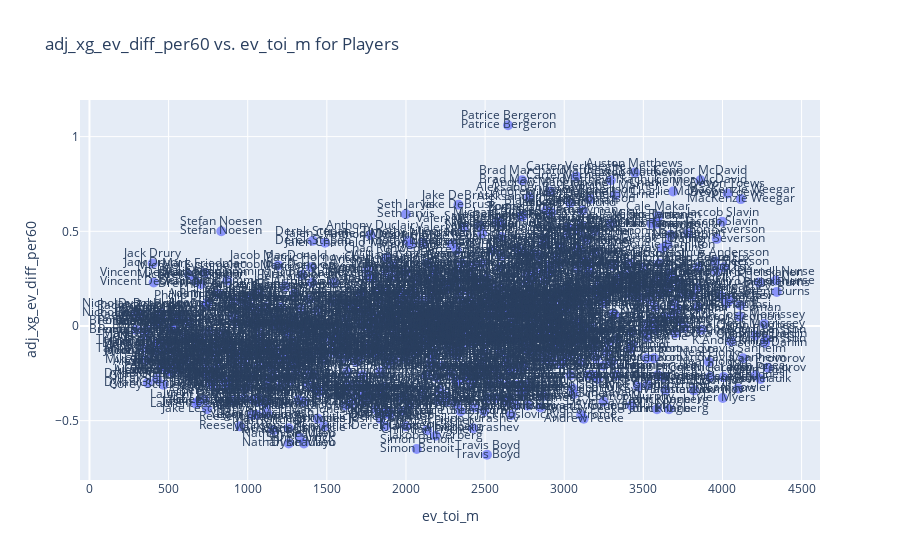

The notebook cell this image was saved under:
### Code cell
import pandas as pd
import plotly.express as px

metric = 'adj_xg_ev_diff_per60' 
toi = 'ev_toi_m'

df_viz = df
df_viz = df_viz.dropna(subset=[toi, metric])  # Drop rows with missing values in these columns

# Create an interactive scatter plot using Plotly
fig = px.scatter(df_viz, x=toi, y=metric, text='player_name', labels={toi: f'{toi}', metric: f'{metric}'},
                 title=f'{metric} vs. {toi} for Players')

# Customize the appearance
fig.update_traces(marker=dict(size=10, opacity=0.7))

# Add data labels for each point
fig.update_layout(annotations=[dict(x=df_viz[toi].iloc[i], 
                                    y=df_viz[metric].iloc[i], 
                                    text=df_viz['player_name'].iloc[i], 
                                    showarrow=False, 
                                    xanchor='center', 
                                    yanchor='bottom') for i in range(len(df_viz))])

# Show the interactive plot
fig.show()
